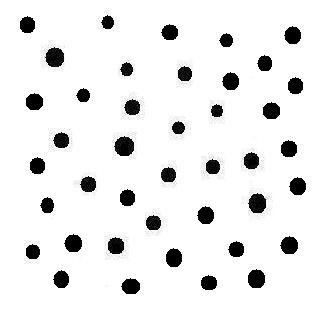
%> input picture Good Project/--test/ImageProcess/h6.JPG, 332 x 312 px
$ octave main.m   (GNU Octave 9; MATLAB toolbox functions it lacks are replaced by stand-ins)
%> lines starting %> are read from the running program, lines starting %| are printed output that depends on the picture; in (x1, y1, x2, y2) boxes, pixels count from 0 and x2, y2 are one past the last pixel; in counts of white or black regions, pixels touching at a corner belong together; the program's own positions count from 1
### Good Project/--test/ImageProcess/副本/hough_circlefu.m
 function [hough_space,hough_circle,para] = hough_circlefu(BW,step_r,step_angle,r_min,r_max,p)

% %%%%%%%%%%%%%%%%%%%%%%%%%%%%%%%%%%%%%%%%%%%%%%%%%%%%%%
% input
% BW:二值图像；
% step_r:检测的圆半径步长
% step_angle:角度步长，单位为弧度
% r_min:最小圆半径
% r_max:最大圆半径
% p:阈值，0，1之间的数 通过调此值可以得到图中圆的圆心和半径
% %%%%%%%%%%%%%%%%%%%%%%%%%%%%%%%%%%%%%%%%%%%%%%%%%%%%%%%
% output
% hough_space:参数空间，h(a,b,r)表示圆心在(a,b)半径为r的圆上的点数
% hough_circl:二值图像，检测到的圆
% para:检测到的圆的圆心、半径

circleParaXYR=[];
para=[];

[m,n] = size(BW);
size_r = round((r_max-r_min)/step_r)+1;%四舍五入
size_angle = round(2*pi/step_angle);

hough_space = zeros(m,n,size_r);

[rows,cols] = find(BW);%查找非零元素的行列坐标
ecount = size(rows);%非零坐标的个数

% Hough变换
% 将图像空间(x,y)对应到参数空间(a,b,r)

% a = x-r*cos(angle)
% b = y-r*sin(angle)

for i=1:ecount
    for r=1:size_r %半径步长数
        for k=1:size_angle %按一定弧度把圆几等分
            a = round(rows(i)-(r_min+(r-1)*step_r)*cos(k*step_angle));
            b = round(cols(i)-(r_min+(r-1)*step_r)*sin(k*step_angle));
            if(a>0&a<=m&b>0&b<=n)
            hough_space(a,b,r) = hough_space(a,b,r)+1;%h(a,b,r)的坐标，圆心和半径
            end
        end
    end
end


% 搜索超过阈值的聚集点。对于多个圆的检测，阈值要设的小一点！通过调此值，可以求出所有圆的圆心和半径
max_para = max(max(max(hough_space)));%返回值就是这个矩阵的最大值
index = find(hough_space>=max_para*p);%一个矩阵中，想找到其中大于max_para*p数的位置
length = size(index);%符合阈值的个数
hough_circle = false(m,n);
%hough_circle = zeros(m,n);
%通过位置求半径和圆心。
for i=1:ecount
    for k=1:length
        par3 = floor(index(k)/(m*n))+1;
        par2 = floor((index(k)-(par3-1)*(m*n))/m)+1;
        par1 = index(k)-(par3-1)*(m*n)-(par2-1)*m;
        if((rows(i)-par1)^2+(cols(i)-par2)^2<(r_min+(par3-1)*step_r)^2+5&...
                (rows(i)-par1)^2+(cols(i)-par2)^2>(r_min+(par3-1)*step_r)^2-5)
              hough_circle(rows(i),cols(i)) = true;   %检测的圆
        end
    end
end

% 从超过峰值阈值中得到
for k=1:length
    par3 = floor(index(k)/(m*n))+1;%取整
    par2 = floor((index(k)-(par3-1)*(m*n))/m)+1;
    par1 = index(k)-(par3-1)*(m*n)-(par2-1)*m;
    circleParaXYR = [circleParaXYR;par1,par2,par3];
    hough_circle(par1,par2)= true; %这时得到好多圆心和半径，不同的圆的圆心处聚集好多点，这是因为所给的圆不是标准的圆
    %fprintf(1,'test1:Center %d %d \n',par1,par2);
end

%集中在各个圆的圆心处的点取平均，得到针对每个圆的精确圆心和半径！
while size(circleParaXYR,1) >= 1
    num=1;
    XYR=[];
    temp1=circleParaXYR(1,1);
    temp2=circleParaXYR(1,2);
    temp3=circleParaXYR(1,3);
    c1=temp1;
    c2=temp2;
    c3=temp3;
    temp3= r_min+(temp3-1)*step_r;
   if size(circleParaXYR,1)>1
     for k=2:size(circleParaXYR,1)
      if (circleParaXYR(k,1)-temp1)^2+(circleParaXYR(k,2)-temp2)^2 > temp3^2
         XYR=[XYR;circleParaXYR(k,1),circleParaXYR(k,2),circleParaXYR(k,3)];  %保存剩下圆的圆心和半径位置
      else
      c1=c1+circleParaXYR(k,1);
      c2=c2+circleParaXYR(k,2);
      c3=c3+circleParaXYR(k,3);
      num=num+1;
      end
    end
   end
      %fprintf(1,'sum %d %d radius %d\n',c1,c2,r_min+(c3-1)*step_r);
      c1=round(c1/num);
      c2=round(c2/num);
      c3=round(c3/num);
      c3=r_min+(c3-1)*step_r;
      %fprintf(1,'num=%d\n',num)
      %fprintf(1,'Center %d %d radius %d\n',c1,c2,c3);
      para=[para;c1,c2,c3]; %保存各个圆的圆心和半径的值
      circleParaXYR=XYR;
end

### Good Project/--test/ImageProcess/main.m

    circleParaXYR=[];
    I = imread('h6.jpg');
%> I is the input picture: size 312x332x3 uint8; min 0, max 255, mean 234
    [m,n,l] = size(I);
%> m = 312; n = 332; l = 3
    if l>1
        I = rgb2gray(I);
%> I: size 312x332 uint8
    end
    BW = edge(I,'sobel');
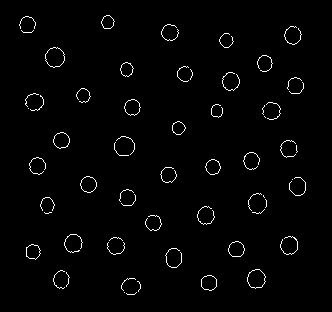
%> BW: size 312x332 logical; 1.8% white in thin lines or dots, all inside (x1, y1, x2, y2) = (19, 15, 306, 295)

    step_r = 1;
    step_angle = 0.1;
    minr = 3
    maxr = 30;
    thresh = 0.51;

    [hough_space,hough_circle,para] = hough_circlefu(BW,step_r,step_angle,minr,maxr,thresh);
%> in hough_circlefu, `[rows,cols] = find(BW);`: rows = 1843 values from 16 to 295; cols = 1843 values from 20 to 306
%> in hough_circlefu, `ecount = size(rows);`: ecount = [1843 1]
%> (the run ends here)
